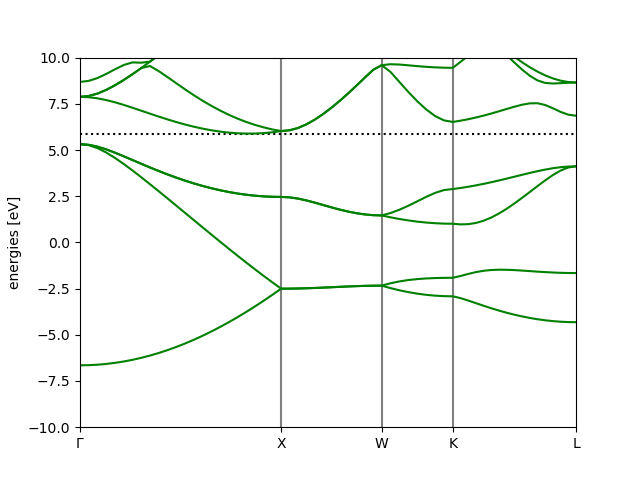

The Python source for this figure:
# Creates: bandstructure.png
"""Band structure tutorial

Calculate the band structure of Si along high symmetry directions
Brillouin zone
"""
# P1
from ase.build import bulk
from gpaw import GPAW, PW, FermiDirac

# Perform standard ground state calculation (with plane wave basis)
si = bulk('Si', 'diamond', 5.43)
calc = GPAW(mode=PW(200),
            xc='PBE',
            kpts=(8, 8, 8),
            random=True,  # random guess (needed if many empty bands required)
            occupations=FermiDirac(0.01),
            txt='Si_gs.txt')
si.calc = calc
si.get_potential_energy()
ef = calc.get_fermi_level()
calc.write('Si_gs.gpw')
# P2
# Restart from ground state and fix potential:
calc = GPAW('Si_gs.gpw').fixed_density(
    nbands=16,
    symmetry='off',
    kpts={'path': 'GXWKL', 'npoints': 60},
    convergence={'bands': 8})

# P3
bs = calc.band_structure()
bs.plot(filename='bandstructure.png', show=True, emax=10.0)
